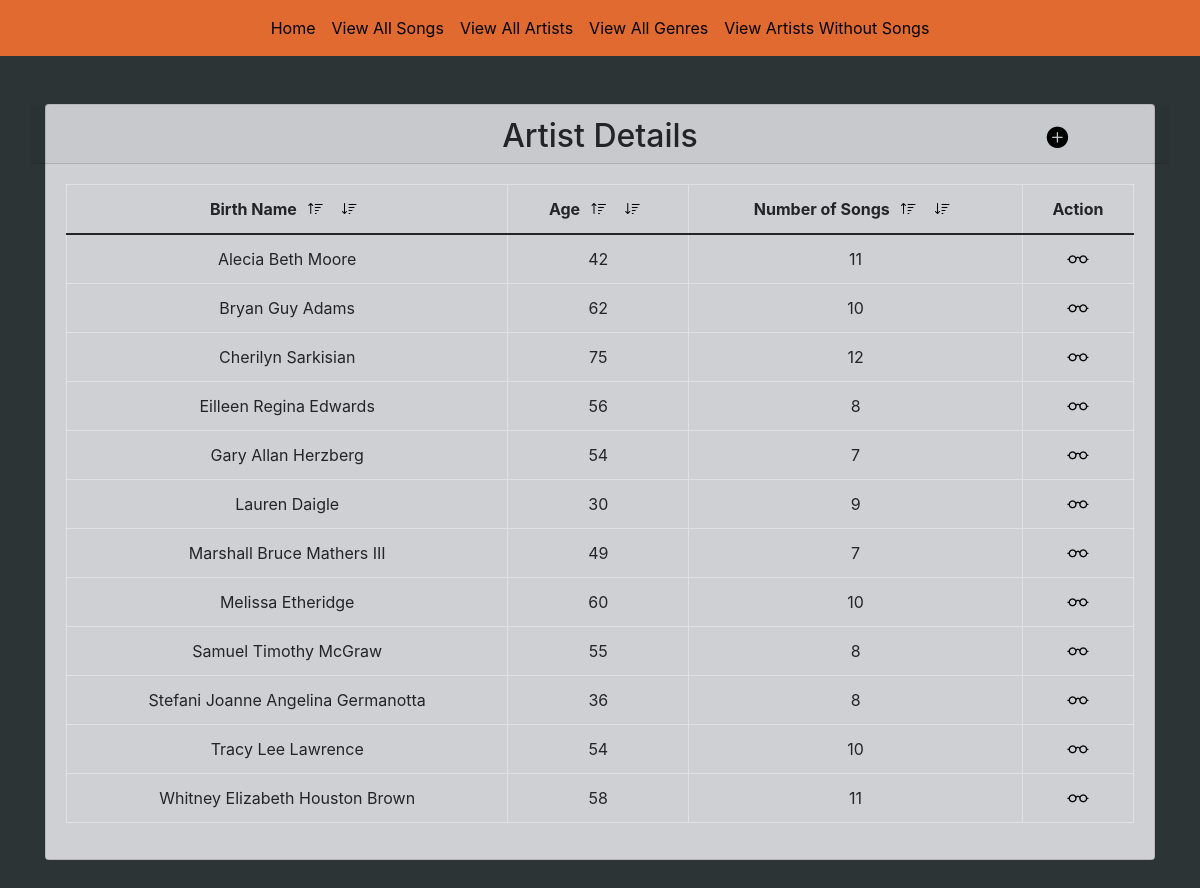
The page /all_artist.php on the database its author committed.
### tables this page shows
CREATE TABLE artists ( 
	artist_id INT NOT NULL PRIMARY KEY AUTO_INCREMENT , 
	stage_name VARCHAR(50) NULL , 
	birth_name VARCHAR(50) NOT NULL , 
	date_of_birth DATE NOT NULL , 
	hometown VARCHAR(50) NULL , 
	date_of_death DATE NULL , 
	fun_fact TEXT NOT NULL 
);

### all_artist.php (the view)
<?php
require 'db.php';
$artist_info = 'SELECT artists.artist_id, birth_name,
                year(NOW()) - year(date_of_birth) - (CONCAT(year(NOW()), "-" , month(date_of_birth), "-", day(date_of_birth)) > NOW()) AS age,
                COUNT(songs.song_id) as num_of_songs
                FROM artists
                    LEFT JOIN songs ON artists.artist_id = songs.artist_id
                        GROUP BY birth_name';
if (isset($_GET['order']) && isset($_GET['sort'])) {
    if ($_GET['sort'] == 'asc') {
        $order = addslashes(trim($_GET['order']));
        $sort = addslashes(trim($_GET['sort']));
        $artist_info .= " ORDER BY $order $sort";
    } else {
        $order = addslashes(trim($_GET['order']));
        $sort = 'desc';
        $artist_info .= " ORDER BY $order $sort";
    }
} else {
    $artist_info .= " ORDER BY birth_name ASC";
}
$artist_query = $connection->prepare($artist_info);
$artist_query->execute();
$artist = $artist_query->fetchAll(PDO::FETCH_OBJ);
?>
<?php require 'header.php'; ?>
<div class="container text-center">
    <div class="card mt-5 mb-5">
        <div class="card-header row">
            <div class="col-2"></div>
            <h2 class="col-8 text-center">Artist Details</h2>
            <a href="create_artist.php" class="col-2 mt-2">
                <i class="bi bi-plus-circle-fill fa-lg" data-title="Create artist"></i>
            </a>
        </div>
        <div class="card-body">
            <table class="table table-bordered">
                <thead>
                    <tr>
                        <th>Birth Name
                            <a href="?order=birth_name&sort=asc"><i class="bi bi-sort-up"></i></a>
                            <a href="?order=birth_name&sort=desc"><i class="bi bi-sort-down"></i></a>
                        </th>
                        <th>Age
                            <a href="?order=age&sort=asc"><i class="bi bi-sort-up"></i></a>
                            <a href="?order=age&sort=desc"><i class="bi bi-sort-down"></i></a>
                        </th>
                        <th>Number of Songs
                            <a href="?order=num_of_songs&sort=asc"><i class="bi bi-sort-up"></i></a>
                            <a href="?order=num_of_songs&sort=desc"><i class="bi bi-sort-down"></i></a>
                        </th>
                        <th>Action</th>
                    </tr>
                </thead>
                <?php foreach ($artist as $info) : ?>
                <tr>
                    <td><?= $info->birth_name; ?></td>
                    <td><?= $info->age; ?></td>
                    <td><?= $info->num_of_songs; ?></td>
                    <td>
                        <a href="view_artist.php?artist_id=<?= $info->artist_id ?>">
                            <i class="bi bi-eyeglasses fa-lg" data-title="View Artist Details"></i>
                        </a>
                    </td>
                </tr>
                <?php endforeach; ?>
            </table>
        </div>
    </div>
</div>
<?php require 'footer.php'; ?>

### style.css (style rules this page uses)
body { background-color: #2D3436; }
a { color: black !important; }
i { padding: 7px; }
.card, .card-body, .list-group-item, option { background-color: #cfd0d3; }
.card-header { padding-bottom: 0rem; }
[data-title]:after { content: attr(data-title); position: absolute; bottom: -1.6em; left: 100%; padding: 4px 4px 4px 8px; color: #222; background-color: cadetblue; font-size: x-small; font-weight: bold; white-space: nowrap; border-radius: 5px; box-shadow: 0px 0px 4px #222; opacity: 0; z-index: 99999; visibility: hidden; }
[data-title] { position: relative; }

### rows shown on the page
artists: birth_name "Alecia Beth Moore", age "42", num_of_songs "11"
artists: birth_name "Bryan Guy Adams", age "62", num_of_songs "10"
artists: birth_name "Cherilyn Sarkisian", age "75", num_of_songs "12"
artists: birth_name "Eilleen Regina Edwards", age "56", num_of_songs "8"
artists: birth_name "Gary Allan Herzberg", age "54", num_of_songs "7"
artists: birth_name "Lauren Daigle", age "30", num_of_songs "9"
artists: birth_name "Marshall Bruce Mathers III", age "49", num_of_songs "7"
artists: birth_name "Melissa Etheridge", age "60", num_of_songs "10"
artists: birth_name "Samuel Timothy McGraw", age "55", num_of_songs "8"
artists: birth_name "Stefani Joanne Angelina Germanotta", age "36", num_of_songs "8"
artists: birth_name "Tracy Lee Lawrence", age "54", num_of_songs "10"
artists: birth_name "Whitney Elizabeth Houston Brown", age "58", num_of_songs "11"
